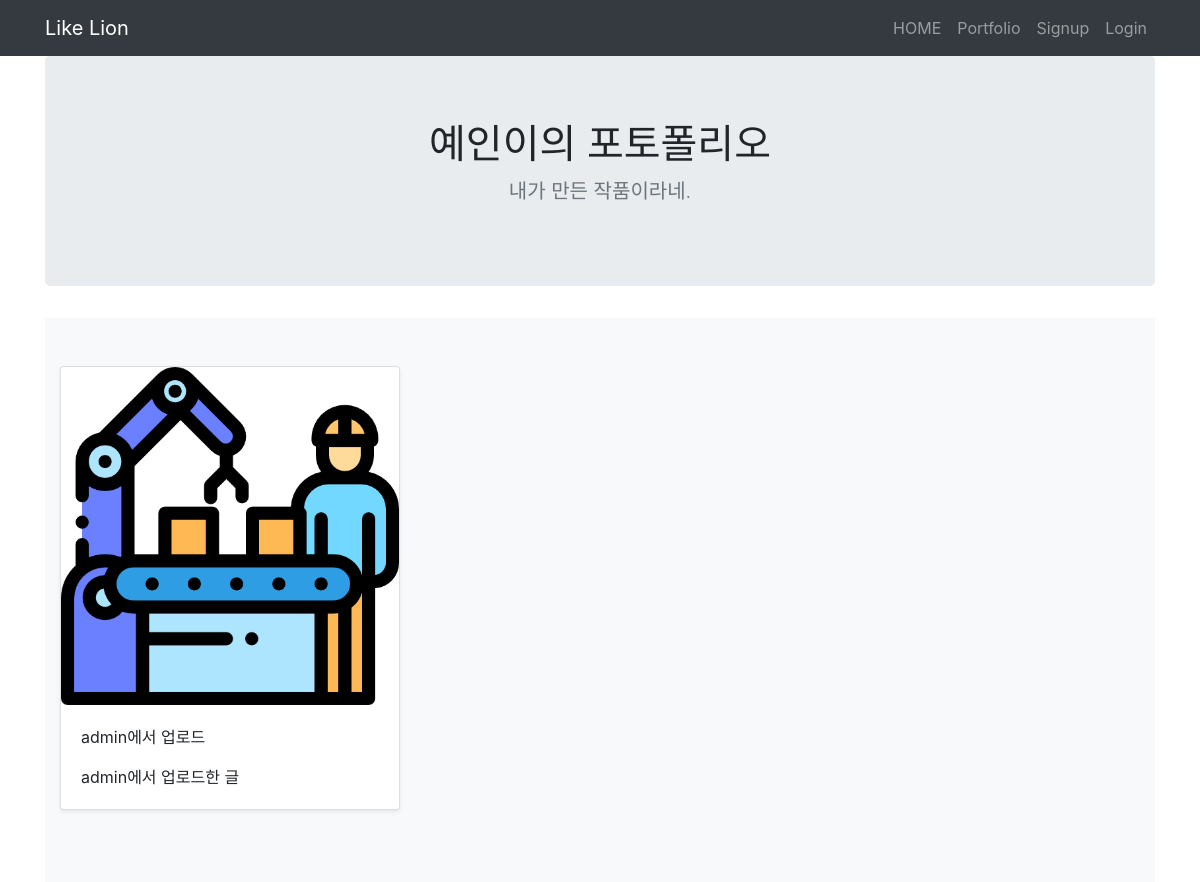
The page /portfolio/ on the database its author committed.
### portfolio/models.py (models this page shows, shortened)
class Portfolio(models.Model):
    title = models.CharField(max_length=255)
    image = models.ImageField(upload_to = 'images/')
    description = models.CharField(max_length=500)

### portfolio/views.py (the view)
# urls.py: path('', views.portfolio, name='portfolio'),
def portfolio(request):
    portfolios = Portfolio.objects
    return render(request, 'portfolio/portfolio.html', {'portfolios': portfolios})

### portfolio/templates/portfolio/portfolio.html (shortened to what this page needs)
{% extends 'base.html' %}
{% block content %}
{% load staticfiles %}
<main role="main">
  <section class="jumbotron text-center">
    <div class="container">
      <h1 class="jumbotron-heading">예인이의 포토폴리오</h1>
      <p class="lead text-muted">내가 만든 작품이라네.</p>
    </div>
  </section>
  <div class="album py-5 bg-light">
    <div class="container">
      <div class="row">
        {% for portfolio in portfolios.all %}
        <div class="col-md-4">
          <div class="card mb-4 shadow-sm">
            <img class="card-img-top" src="{{ portfolio.image.url }}">
            <div class="card-body">
              <p class="card-text">{{ portfolio.title }}</p>
              <p class="card-text">{{ portfolio.description }}</p>
              </div>
            </div>
        {% endfor %}
        </div>
    </div>
  </div>
</main>
</body>
{% endblock %}

### secondproject/templates/base.html (shortened to what this page needs)
<!DOCTYPE html>
<html lang="en">
    <head>
        <link rel="stylesheet" href="https://stackpath.bootstrapcdn.com/bootstrap/4.3.1/css/bootstrap.min.css">
    </head>
    <body>
    <nav class="navbar navbar-expand-lg navbar-dark bg-dark">
        <div class="container">
            <a class="navbar-brand" href="{% url 'home' %}">Like Lion</a>
            <div class="collapse navbar-collapse" id="navbarNavAltMarkup">
                <ul class="navbar-nav ml-auto">
                    <li class="nav-item">
                        <a class="nav-item nav-link" href="{% url 'home' %}">HOME</span></a>
                    </li>
                    <li class="nav-item">
                        <a class="nav-item nav-link" href="{% url 'portfolio' %}">Portfolio</a>
                    </li>
                    {% if user.is_authenticated %}
                    <li class="nav-item dropdown">
                        <a class="nav-link dropdown-toggle" id="navbarDropdown" role="button" data-toggle="dropdown"
                            aria-haspopup="true" aria-expanded="false">환영합니다. {{ user.username }} 님!</a>
                        <div class="dropdown-menu" aria-labelledby="navbarDropdown">
                            <a class="dropdown-item" href="{% url 'new' %}">글쓰기</a>
                            <a class="dropdown-item" href="javascript:{document.getElementById('logout').submit()}">Logout</a>
                            <form id="logout" method="POST" action="{% url 'logout' %}">
                                {% csrf_token %} <input type="hidden" />
                            </form>
                        </div>
                    </li>
                    {% else %}
                    <li class="nav-item">
                        <a class="nav-item nav-link" href="{% url 'signup' %}">Signup</a>
                    </li>
                    <li class="nav-item">
                        <a class="nav-item nav-link" href="{% url 'login' %}">Login</a>
                    </li>
                    {% endif %}
                </ul>
            </div>
        </div>
    </nav>
    <div class="container">
        {% block content %}
        {% endblock %}
    </body>
</html>

### rows shown on the page
Portfolio: image (picture), title "admin에서 업로드", description "admin에서 업로드한 글"
